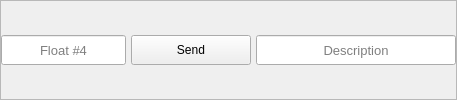
              <widget class="QFrame" name="frameCustom_4">
               <property name="frameShape">
                <enum>QFrame::StyledPanel</enum>
               </property>
               <property name="frameShadow">
                <enum>QFrame::Raised</enum>
               </property>
               <layout class="QHBoxLayout" name="horizontalLayout_19">
                <property name="spacing">
                 <number>5</number>
                </property>
                <property name="leftMargin">
                 <number>0</number>
                </property>
                <property name="topMargin">
                 <number>0</number>
                </property>
                <property name="rightMargin">
                 <number>0</number>
                </property>
                <property name="bottomMargin">
                 <number>0</number>
                </property>
                <item>
                 <widget class="QLineEdit" name="txtSettingFloat_4">
                  <property name="sizePolicy">
                   <sizepolicy hsizetype="Expanding" vsizetype="Preferred">
                    <horstretch>0</horstretch>
                    <verstretch>0</verstretch>
                   </sizepolicy>
                  </property>
                  <property name="minimumSize">
                   <size>
                    <width>0</width>
                    <height>30</height>
                   </size>
                  </property>
                  <property name="maximumSize">
                   <size>
                    <width>16777215</width>
                    <height>30</height>
                   </size>
                  </property>
                  <property name="sizeIncrement">
                   <size>
                    <width>0</width>
                    <height>0</height>
                   </size>
                  </property>
                  <property name="font">
                   <font>
                    <family>Arial</family>
                    <pointsize>10</pointsize>
                   </font>
                  </property>
                  <property name="alignment">
                   <set>Qt::AlignCenter</set>
                  </property>
                  <property name="placeholderText">
                   <string>Float #4</string>
                  </property>
                 </widget>
                </item>
                <item>
                 <widget class="QPushButton" name="btnSettingCustomSend_4">
                  <property name="sizePolicy">
                   <sizepolicy hsizetype="Preferred" vsizetype="Preferred">
                    <horstretch>0</horstretch>
                    <verstretch>0</verstretch>
                   </sizepolicy>
                  </property>
                  <property name="minimumSize">
                   <size>
                    <width>120</width>
                    <height>30</height>
                   </size>
                  </property>
                  <property name="maximumSize">
                   <size>
                    <width>150</width>
                    <height>30</height>
                   </size>
                  </property>
                  <property name="font">
                   <font>
                    <family>Arial</family>
                    <pointsize>9</pointsize>
                   </font>
                  </property>
                  <property name="text">
                   <string>Send</string>
                  </property>
                 </widget>
                </item>
                <item>
                 <widget class="QLineEdit" name="txtSettingDescription_4">
                  <property name="sizePolicy">
                   <sizepolicy hsizetype="Expanding" vsizetype="Preferred">
                    <horstretch>0</horstretch>
                    <verstretch>0</verstretch>
                   </sizepolicy>
                  </property>
                  <property name="minimumSize">
                   <size>
                    <width>200</width>
                    <height>30</height>
                   </size>
                  </property>
                  <property name="maximumSize">
                   <size>
                    <width>16777215</width>
                    <height>30</height>
                   </size>
                  </property>
                  <property name="sizeIncrement">
                   <size>
                    <width>0</width>
                    <height>0</height>
                   </size>
                  </property>
                  <property name="font">
                   <font>
                    <family>Arial</family>
                    <pointsize>10</pointsize>
                   </font>
                  </property>
                  <property name="alignment">
                   <set>Qt::AlignCenter</set>
                  </property>
                  <property name="placeholderText">
                   <string>Description</string>
                  </property>
                 </widget>
                </item>
               </layout>
              </widget>
